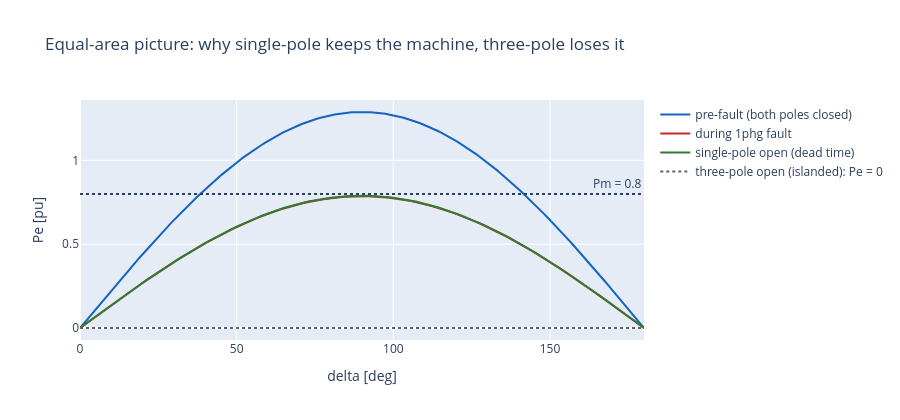

Write notebook code for a chart like this one.
### Code cell
# --- Single-pole-open series equivalent for our radial SMIB ---------
Z2_pp = 1j*(X2_m + X_line)            # negative-seq loop across the break
Z0_pp = 1j*(X0_gsu + X0_line)         # zero-seq loop across the break
Z_ser = par(Z2_pp, Z0_pp)
X_spo = X_line + Z_ser.imag
print(f'Z2_pp = {Z2_pp.imag:.4f}j, Z0_pp = {Z0_pp.imag:.4f}j '
      f'-> Z_ser = {Z_ser.imag:.4f}j, line X during SPO = {X_spo:.4f}')
ratio = (Xdp + X_line) / (Xdp + X_spo)
print(f'P_e^max during single-pole-open = {ratio*100:.1f}% of pre-fault')

# --- P-delta picture: pre-fault / during 1phg / single-pole open ----
dl = np.linspace(0, math.pi, 300)
fig = go.Figure()
for name, Xtr, colr in (
        ('pre-fault (both poles closed)', Xdp + X_line, C_BLUE),
        ('during 1phg fault', X_transfer(Zeq['1phg']), C_RED),
        ('single-pole open (dead time)', Xdp + X_spo, C_GREEN)):
    fig.add_trace(go.Scatter(x=np.degrees(dl), y=Ep*abs(V_inf)/Xtr*np.sin(dl),
                             name=name, line=dict(color=colr, width=2)))
fig.add_trace(go.Scatter(x=np.degrees(dl), y=np.zeros_like(dl),
                         name='three-pole open (islanded): Pe = 0',
                         line=dict(color='#616161', width=2, dash='dot')))
fig.add_hline(y=P, line_dash='dot', annotation_text='Pm = 0.8')
fig.update_layout(height=420, width=900, xaxis_title='delta [deg]',
                  yaxis_title='Pe [pu]',
                  title='Equal-area picture: why single-pole keeps the machine, '
                        'three-pole loses it')
fig.show()

# --- time-domain comparison ------------------------------------------
T_TRIP, T_DEAD = 0.100, 0.800

def spt_scenario(t_f, t_open, t_rc, Z_shunt):
    Yf = 1/Z_shunt
    def apply(t_now, dt, network):
        if   abs(t_now - t_f)    < dt/2: network.set_fault(Yf)
        elif abs(t_now - t_open) < dt/2:
            network.clear_fault(); set_line(network, X_spo)
        elif abs(t_now - t_rc)   < dt/2: set_line(network, X_line)
    return apply

def tpt_scenario(t_f, t_open, Z_shunt, X_island=1e6):
    Yf = 1/Z_shunt
    def apply(t_now, dt, network):
        if   abs(t_now - t_f)    < dt/2: network.set_fault(Yf)
        elif abs(t_now - t_open) < dt/2:
            network.clear_fault(); set_line(network, X_island)
    return apply

r_spt = run_scen(spt_scenario(1.0, 1.0+T_TRIP, 1.0+T_TRIP+T_DEAD, Zeq['1phg']),
                 t_end=10.0)
r_tpt = run_scen(tpt_scenario(1.0, 1.0+T_TRIP, Zeq['1phg']), t_end=3.0)

fig = make_subplots(rows=3, cols=1, shared_xaxes=False, vertical_spacing=0.08,
                    subplot_titles=['single-pole trip: delta [deg]',
                                    'single-pole trip: P and |V| [pu]',
                                    'three-pole trip (islanded): delta runs away [deg]'])
fig.add_trace(go.Scatter(x=r_spt.t, y=np.degrees(r_spt.traces['delta']),
                         name='SPT delta', line=dict(color=C_GREEN, width=1.8)),
              row=1, col=1)
for tt, lbl in ((1.0, 'fault on'), (1.0+T_TRIP, 'pole opens'),
                (1.0+T_TRIP+T_DEAD, 'reclose')):
    fig.add_vline(x=tt, line_dash='dot', line_color='#616161',
                  annotation_text=lbl, row=1, col=1)
fig.add_trace(go.Scatter(x=r_spt.t, y=r_spt.traces['P'], name='P',
                         line=dict(color=C_BLUE, width=1.6)), row=2, col=1)
fig.add_trace(go.Scatter(x=r_spt.t, y=r_spt.traces['|V|'], name='|V|',
                         line=dict(color=C_ORANGE, width=1.6)), row=2, col=1)
fig.add_trace(go.Scatter(x=r_tpt.t, y=np.degrees(r_tpt.traces['delta']),
                         name='3PT delta', line=dict(color=C_RED, width=1.8)),
              row=3, col=1)
fig.update_layout(height=720, width=950,
                  title=f'1phg, {T_TRIP*1000:.0f} ms trip, {T_DEAD*1000:.0f} ms dead time: '
                        'single-pole vs three-pole on the radial circuit')
fig.show()

d_spt = np.degrees(r_spt.traces['delta'])
print(f'SPT: peak delta = {d_spt.max():.1f} deg, settles back to '
      f'{d_spt[-1]:.1f} deg  -> rides through.')
d_tpt = np.degrees(r_tpt.traces['delta'])
for tt in (1.5, 2.0, 2.5, 3.0):
    print(f'3PT: delta({tt:.1f} s) = {d_tpt[int(tt/2e-3)]:8.1f} deg')
print('3PT: monotone runaway — S5.1.11 sync-check must block this reclose.')

### Figure 1 — Plotly figure (JSON) as saved in the notebook; plotly's stock layout.template omitted (floating-point values rounded to 4 significant figures; data arrays with more than 128 entries replaced by an {"elided": "..."} marker saying what was removed)
{"data": [{"line": {"color": "#1565C0", "width": 2}, "name": "pre-fault (both poles closed)", "type": "scatter", "x": {"elided": "300 float values"}, "y": {"elided": "300 float values"}}, {"line": {"color": "#C62828", "width": 2}, "name": "during 1phg fault", "type": "scatter", "x": {"elided": "300 float values"}, "y": {"elided": "300 float values"}}, {"line": {"color": "#2E7D32", "width": 2}, "name": "single-pole open (dead time)", "type": "scatter", "x": {"elided": "300 float values"}, "y": {"elided": "300 float values"}}, {"line": {"color": "#616161", "dash": "dot", "width": 2}, "name": "three-pole open (islanded): Pe = 0", "type": "scatter", "x": {"elided": "300 float values"}, "y": {"elided": "300 float values"}}], "layout": {"annotations": [{"showarrow": false, "text": "Pm = 0.8", "x": 1, "xanchor": "right", "xref": "x domain", "y": 0.8, "yanchor": "bottom", "yref": "y"}], "height": 420, "shapes": [{"line": {"dash": "dot"}, "type": "line", "x0": 0, "x1": 1, "xref": "x domain", "y0": 0.8, "y1": 0.8, "yref": "y"}], "title": {"text": "Equal-area picture: why single-pole keeps the machine, three-pole loses it"}, "width": 900, "xaxis": {"title": {"text": "delta [deg]"}}, "yaxis": {"title": {"text": "Pe [pu]"}}}}
